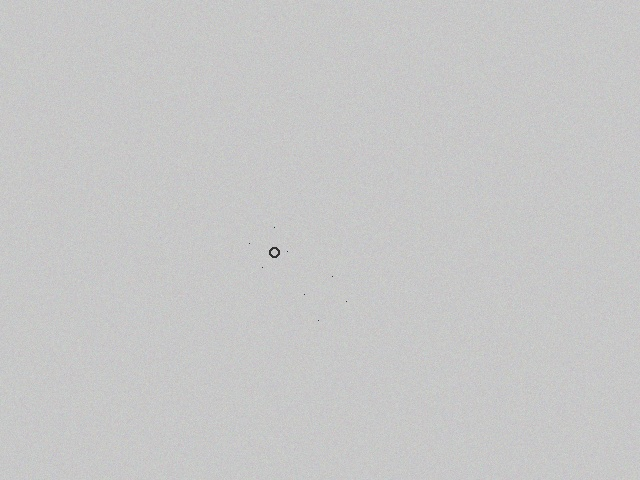
#> input picture data/XRAY_SCREWS/m3/JPEGImages/m3_0000.jpg, 640 x 480 px; its folder holds only this picture in this run
$ python annotate_screws.py
#> lines starting #> are read from the running program, lines starting #| are printed output that depends on the picture; after the words box and inside, x2 and y2 are one past the last pixel; in counts of white or black regions, pixels touching at a corner belong together
#!/usr/bin/env python3
"""
Interactive annotation tool for 6-DoF screw keypoint labeling
Click 9 points: 1 center + 8 corners of screw head bounding box
"""

import cv2
import numpy as np
from pathlib import Path
import json

class ScrewAnnotator:
    """Interactive GUI for annotating screw keypoints in X-ray images"""

    def __init__(self, image_dir, output_dir, class_id=0):
#> in load_image, self.original_image is the input picture: shape (480, 640, 3); mean B, G, R 199.5, 199.5, 199.4
        self.image_dir = Path(image_dir)
        self.output_dir = Path(output_dir)
        self.output_dir.mkdir(parents=True, exist_ok=True)
        self.class_id = class_id

        self.keypoints = []
        self.current_image = None
        self.original_image = None
        self.current_file = None
        self.image_files = sorted(self.image_dir.glob("*.jpg")) + sorted(self.image_dir.glob("*.png"))
        self.current_idx = 0

        self.POINT_LABELS = [
            "Center",
            "Corner 1", "Corner 2", "Corner 3", "Corner 4",
            "Corner 5", "Corner 6", "Corner 7", "Corner 8"
        ]

    # [18 lines left out: function click_event, not called in this run]

    def display_instructions(self):
        """Show current annotaton state"""
        h, w = self.current_image.shape[:2]
#> h = 480; w = 640

        # Add semi-transparent overlay
        overlay = self.current_image.copy()
        cv2.rectangle(overlay, (0, 0), (400, 250), (0, 0, 0), -1)
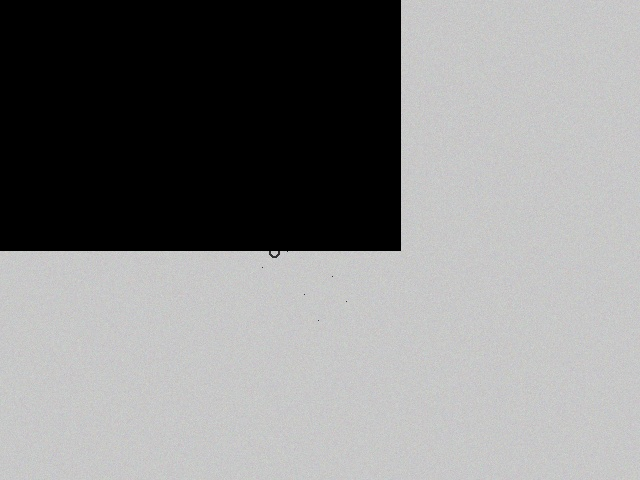
#> overlay: shape (480, 640, 3); mean B, G, R 134.1, 134.1, 134.1
        cv2.addWeighted(overlay, 0.3, self.current_image, 0.7, 0, self.current_image)
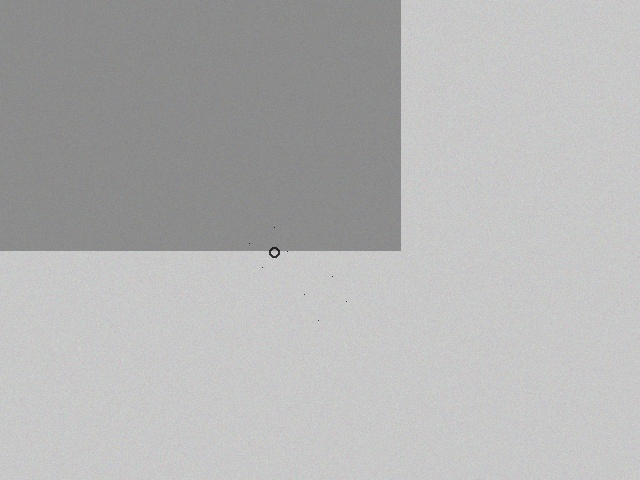
#> self.current_image: shape (480, 640, 3); mean B, G, R 179.8, 179.9, 179.8

        # Add text
        texts = [
            f"File: {self.current_file.name}",
            f"Progress: {self.current_idx + 1}/{len(self.image_files)}",
            "",
            f"Points: {len(self.keypoints)}/9",
        ]

        if len(self.keypoints) < 9:
            texts.append(f"Next: {self.POINT_LABELS[len(self.keypoints)]}")

        for i, text in enumerate(texts):
            cv2.putText(self.current_image, text, (10, 30 + i*30),
                       cv2.FONT_HERSHEY_SIMPLEX, 0.7, (0, 255, 0), 2)
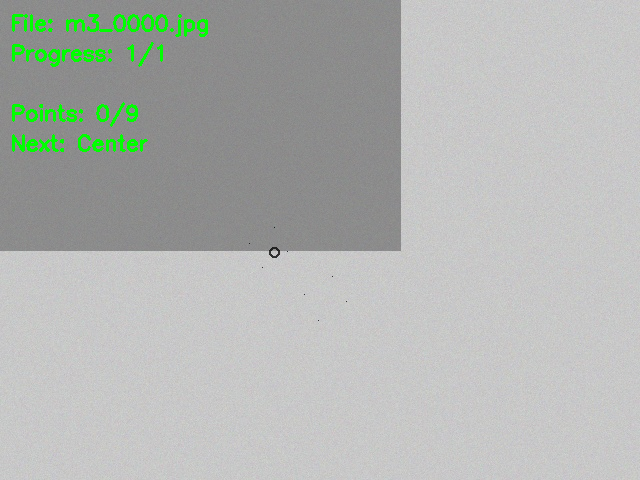
#> self.current_image: shape (480, 640, 3); 1.35% of pixels changed, all inside (x1, y1, x2, y2) = (12, 14, 208, 152)

        # Help text
        help_texts = ["S:Save", "D:Delete last", "R:Reset", "N:Next", "P:Prev", "Q:Quit"]
        for i, text in enumerate(help_texts):
            x = 10 + (i % 3) * 130
            y = h - 40 if i < 3 else h - 10
            cv2.putText(self.current_image, text, (x, y),
                       cv2.FONT_HERSHEY_SIMPLEX, 0.5, (200, 200, 0), 1)
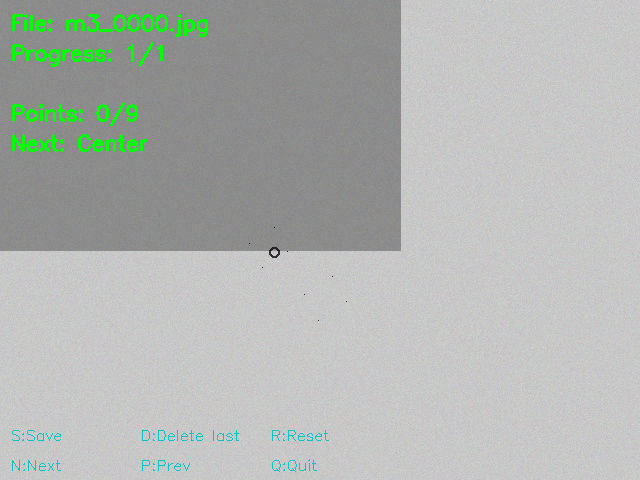
#> self.current_image: shape (480, 640, 3); 0.28% of pixels changed, all inside (x1, y1, x2, y2) = (12, 430, 329, 472)

        cv2.imshow('Screw Keypoint Annotation', self.current_image)

    # [58 lines left out: functions save_annotation, delete_last_point, reset_points, load_next_image, load_prev_image, not called in this run]

    def load_image(self):
        """Load and display image"""
        self.current_file = self.image_files[self.current_idx]
        self.original_image = cv2.imread(str(self.current_file))

        if self.original_image is None:
            print(f"  ❌ Failed to load: {self.current_file}")
            return False

        self.current_image = self.original_image.copy()
        self.keypoints = []

        # Check if already annotated
        txt_path = self.output_dir / f"{self.current_file.stem}.txt"
        if txt_path.exists():
            print(f"⚠️  Already annotated: {self.current_file.name}")

        print(f"\nLoading: {self.current_file.name}")
        return True

    def run(self):
        """Main annotation loop"""
        print("=" * 60)
        print("X-Ray Screw Keypoint Annotation Tool")
        print("=" * 60)
        print(f"\nFound {len(self.image_files)} images")

        if not self.image_files:
            print("❌ No images found!")
            return

        # Load first image
        if not self.load_image():
            return

        self.display_instructions()
        cv2.setMouseCallback('Screw Keypoint Annotation', self.click_event)

        while True:
            key = cv2.waitKey(0)
#> (key q is pressed here)

            if key == ord('s'):  # Save
                if self.save_annotation():
                    self.load_next_image()
                    self.display_instructions()

            elif key == ord('d'):  # Delete last point
                self.delete_last_point()
                self.reset_points()
                self.display_instructions()

            elif key == ord('r'):  # Reset
                self.reset_points()
                self.display_instructions()

            elif key == ord('n'):  # Next
                if self.load_next_image():
                    self.display_instructions()
                else:
                    print("🏁 Reached end of image list")

            elif key == ord('p'):  # Previous
                if self.load_prev_image():
                    self.display_instructions()
                else:
                    print("📍 Already at first image")

            elif key == ord('q'):  # Quit
                print("\n✅ Annotation session ended")
                break

        cv2.destroyAllWindows()

def main():
    import argparse

    parser = argparse.ArgumentParser(description="Annotate screw keypoints in X-ray images")
    parser.add_argument("--images", default="data/XRAY_SCREWS/m3/JPEGImages",
                       help="Directory containing images to annotate")
    parser.add_argument("--output", default="data/XRAY_SCREWS/m3/Annotations",
                       help="Directory to save annotations")
    parser.add_argument("--class-id", type=int, default=0,
                       help="Class ID for the screw type")

    args = parser.parse_args()

    annotator = ScrewAnnotator(args.images, args.output, args.class_id)
    annotator.run()

if __name__ == "__main__":
    main()
